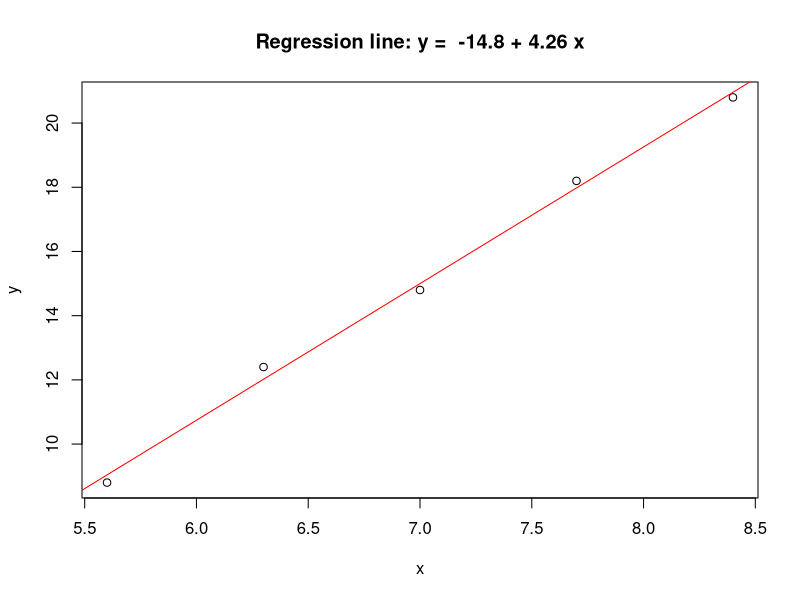

Recreate this plot in R.
## ---- chunk 1
# Setup
knitr::opts_chunk$set(echo = TRUE,
                      fig.pos='H')
directory = "C:/Users/Michael/Dropbox/priv/CUNY/MSDS/201909-Fall/DATA605_Larry/20191208_Week15/"
knitr::opts_knit$set(root.dir = directory)

### Make the output wide enough
options(scipen = 999, digits=9, width=150)
## ---- chunk 2
### load some libraries
library(pracma)
library(kableExtra)
## ---- chunk 3
# put the pairs into a list
points = list(
  c( 5.6,  8.8 ), 
  c( 6.3, 12.4 ), 
  c( 7,   14.8 ), 
  c( 7.7, 18.2 ), 
  c( 8.4, 20.8 )
  )
# Make the list into an array
points=simplify2array(points)
points

# get x
x=points[1,]
x

# get y
y=points[2,]
y

# regression
model1 =  lm(y~x)
model1
summary(model1)
beta=model1$coefficients
beta

intercept    =round(beta["(Intercept)"],2)
slope        =round(beta["x"],2)
eqn = paste("Regression line: y = ", intercept, "+", slope, "x")
eqn
plot(y~x, main=eqn)
abline(model1, col="red")
## ---- chunk 4
calcHouseUnits <- function(x,y)
{
  HouseUnits = 81 - 21*x + 17*y
  return(c(HouseUnits))
}

calcNameUnits <- function(x,y)
{
  NameUnits = 40 + 11*x + -23*y
  return(c(NameUnits))
}

calcRevenue <- function(x,y)
{
    r = - 21*x^2  - 23*y^2 + 28*x*y + 81*x + 40*y
    return(c(r))
}

calcRevenueWithRounding <- function(x,y)
{
  intHouseUnits = round(calcHouseUnits(x,y),0)
  intNameUnits = round(calcNameUnits(x,y),0)

  HouseRevenue = round(x,2) * intHouseUnits
  NameRevenue = round(y,2) * intNameUnits
  TotalRevenue = HouseRevenue + NameRevenue
return(c(TotalRevenue))
}
## ---- chunk 5
x=2.30
y=4.10

houseUnits=calcHouseUnits(x,y)
print(paste("Units of House brand sold: ", houseUnits, 
            "at price of ",x," each ",
            "--> revenue = ", x*houseUnits))

nameUnits = calcNameUnits(x,y)
print(paste("Units of name brand sold: ", nameUnits, 
            "at price of ",y," each ",
            "--> revenue = ", y*nameUnits))

print(paste("Total revenue: ", x*houseUnits + y*nameUnits))

checkRevenue = calcRevenue(x,y)
print(paste("Double-check : ", checkRevenue))
## ---- chunk 6
x=2.30
y=4.10

houseUnits=round(calcHouseUnits(x,y),0)
print(paste("Units of House brand sold: ", houseUnits, 
            "at price of ",x," each ",
            "--> revenue = ", x*houseUnits))

nameUnits = round(calcNameUnits(x,y),0)
print(paste("Units of name brand sold: ", nameUnits, 
            "at price of ",y," each ",
            "--> revenue = ", y*nameUnits))

print(paste("Total revenue: ", x*houseUnits + y*nameUnits))

checkRevenue = calcRevenueWithRounding(x,y)
print(paste("Double-check : ", checkRevenue))
## ---- chunk 7
calcNonNegHouseUnits <- function(x,y)
{
  HouseUnits = 81 - 21*x + 17*y
  return(max(0,HouseUnits))
}

calcNonNegNameUnits <- function(x,y)
{
  NameUnits = 40 + 11*x + -23*y
  return(max(0,NameUnits))
}

#calcRevenue <- function(x,y)
#{
#    r = - 21*x^2  - 23*y^2 + 28*x*y + 81*x + 40*y
#    return(c(r))
#}

calcNonNegRevenueWithRounding <- function(x,y)
{
  intNonNegHouseUnits = round(calcNonNegHouseUnits(x,y),0)
  intNonNegNameUnits = round(calcNonNegNameUnits(x,y),0)

  NonNegHouseRevenue = round(x,2) * intNonNegHouseUnits
  NonNegNameRevenue = round(y,2) * intNonNegNameUnits
  NonNegTotalRevenue = NonNegHouseRevenue + NonNegNameRevenue

return(c(NonNegTotalRevenue))
}
## ---- chunk 8
x=2.30
y=4.10

NonNegHouseUnits=round(calcNonNegHouseUnits(x,y),0)
print(paste("Units of House brand sold: ", NonNegHouseUnits, 
            "at price of ",x," each ",
            "--> revenue = ", x*NonNegHouseUnits))

NonNegNameUnits = round(calcNonNegNameUnits(x,y),0)
print(paste("Units of name brand sold: ", NonNegNameUnits, 
            "at price of ",y," each ",
            "--> revenue = ", y*NonNegNameUnits))

print(paste("Total revenue: ", x*NonNegHouseUnits + y*NonNegNameUnits))

checkNonNegRevenue = calcNonNegRevenueWithRounding(x,y)
print(paste("Double-check : ", checkNonNegRevenue))
## ---- chunk 9
Rx = c(-42,28,-81)
Ry = c(28,-46,-40)
eqns <- rbind(Rx,Ry)
eqns

result <- rref(eqns)
result

soln <- result[,3]
soln
## ---- chunk 10
xstar=soln["Rx"]
ystar=soln["Ry"]



starhouseUnits=calcHouseUnits(xstar,ystar)
print(paste("Units of House brand sold: ", starhouseUnits, 
            "at price of ",xstar," each ",
            "--> revenue = ", xstar*starhouseUnits))

starnameUnits = calcNameUnits(xstar,ystar)
print(paste("Units of name brand sold: ", starnameUnits, 
            "at price of ",ystar," each ",
            "--> revenue = ", ystar*starnameUnits))


print(paste("Total revenue: ", xstar*starhouseUnits + ystar*starnameUnits))

starrevenue = calcRevenue(xstar,ystar)
starrevenue

## ---- chunk 11
roundxstar=round(xstar,2)
roundystar=round(ystar,2)

intstarhouseUnits=round(calcHouseUnits(roundxstar,roundystar),0)
print(paste("Units of House brand sold: ", intstarhouseUnits, 
            "at price of ",roundxstar," each ",
            "--> revenue = ", roundxstar*intstarhouseUnits))

intstarnameUnits = round(calcNameUnits(roundxstar,roundystar),0)
print(paste("Units of name brand sold: ", intstarnameUnits, 
            "at price of ",roundystar," each ",
            "--> revenue = ", roundystar*intstarnameUnits))


print(paste("Total revenue: ", roundxstar*intstarhouseUnits + roundystar*intstarnameUnits))

starrevenue = calcRevenueWithRounding(roundxstar,roundystar)
starrevenue
